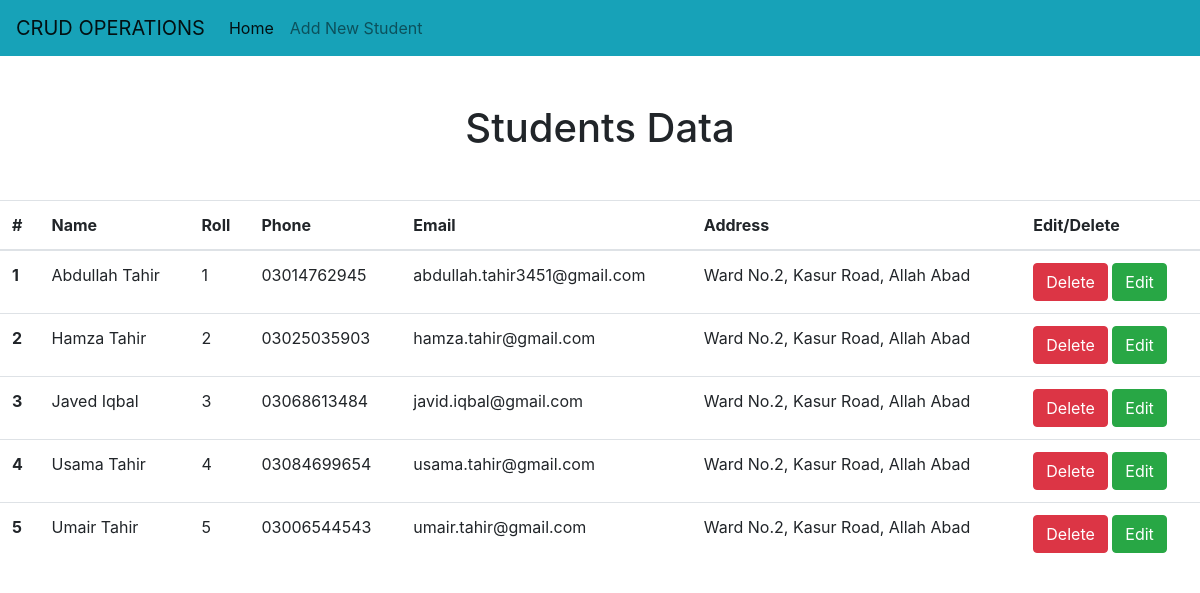
The page / on the database its author committed.
### crud/models.py (models this page shows)
class RegStu(models.Model):
    name = models.CharField(max_length=50)
    roll = models.IntegerField()
    phone = models.CharField(max_length=12)
    email = models.CharField(max_length=50)
    address = models.CharField(max_length=100)
    updated_at = models.DateTimeField(auto_now=True)
    created_at = models.DateField(auto_now_add=True)

### crud/views.py (the view)
# urls.py: path('', views.home, name="home"),
def home(request):
    student_data = RegStu.objects.all()
    context = {'student_data':student_data}
    return render(request,'crud/home.html', context)

### crud/templates/crud/home.html (shortened to what this page needs)
<!doctype html>
<html lang="en">
  <head>
    <link rel="stylesheet" href="https://cdn.jsdelivr.net/npm/bootstrap@4.0.0/dist/css/bootstrap.min.css">
  </head>
  <body>
    {% include './navbar.html' %}
    <h1 class="text-center my-5">Students Data</h1>
    <table class="table">
      <thead>
        <tr>
          <th scope="col">#</th>
          <th scope="col">Name</th>
          <th scope="col">Roll</th>
          <th scope="col">Phone</th>
          <th scope="col">Email</th>
          <th scope="col">Address</th>
          <th scope="col">Edit/Delete</th>
        </tr>
      </thead>
      <tbody>
      {% for std in student_data %}
        <tr>
          <th scope="row">{{ forloop.counter }}</th>
          <td>{{ std.name }}</td>
          <td>{{ std.roll }}</td>
          <td>{{ std.phone }}</td>
          <td>{{ std.email }}</td>
          <td>{{ std.address }}</td>
          <td>
            <a href="{% url 'delete_student' std.id %}" class="btn btn-danger md-sm" >Delete</a>
            <a href="{% url 'update_student' std.id %}" class="btn btn-success md-sm" >Edit</a>
          </td>
        </tr>
      {% endfor %}
      </tbody>
    </table>
  </body>
</html>

### crud/templates/crud/navbar.html (shortened to what this page needs)
<nav class="navbar navbar-expand-lg navbar-light bg-info">
    <a class="navbar-brand" href="{% url 'home' %}">CRUD OPERATIONS</a>
    <div class="collapse navbar-collapse" id="navbarSupportedContent">
      <ul class="navbar-nav mr-auto">
        <li class="nav-item active">
          <a class="nav-link" href="{% url 'home' %}">Home</a>
        </li>
        <li class="nav-item">
          <a class="nav-link" href="{% url 'add_student' %}">Add New Student</a>
        </li>
    </div>
  </nav>

### rows shown on the page
RegStu: name "Abdullah Tahir", roll "1", phone "03014762945", email "abdullah.tahir3451@gmail.com", address "Ward No.2, Kasur Road, Allah Abad"
RegStu: name "Hamza Tahir", roll "2", phone "03025035903", email "hamza.tahir@gmail.com", address "Ward No.2, Kasur Road, Allah Abad"
RegStu: name "Javed Iqbal", roll "3", phone "03068613484", email "javid.iqbal@gmail.com", address "Ward No.2, Kasur Road, Allah Abad"
RegStu: name "Usama Tahir", roll "4", phone "03084699654", email "usama.tahir@gmail.com", address "Ward No.2, Kasur Road, Allah Abad"
RegStu: name "Umair Tahir", roll "5", phone "03006544543", email "umair.tahir@gmail.com", address "Ward No.2, Kasur Road, Allah Abad"
